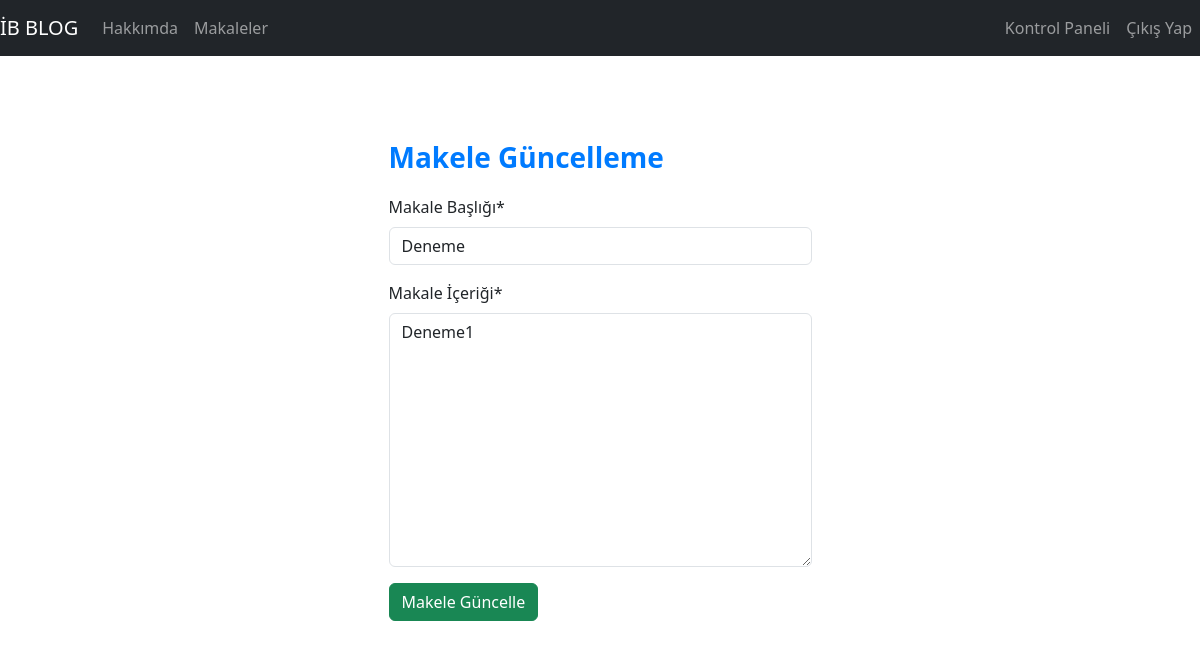
Page /articles/update/7/ (signed in) on the earlier database version.
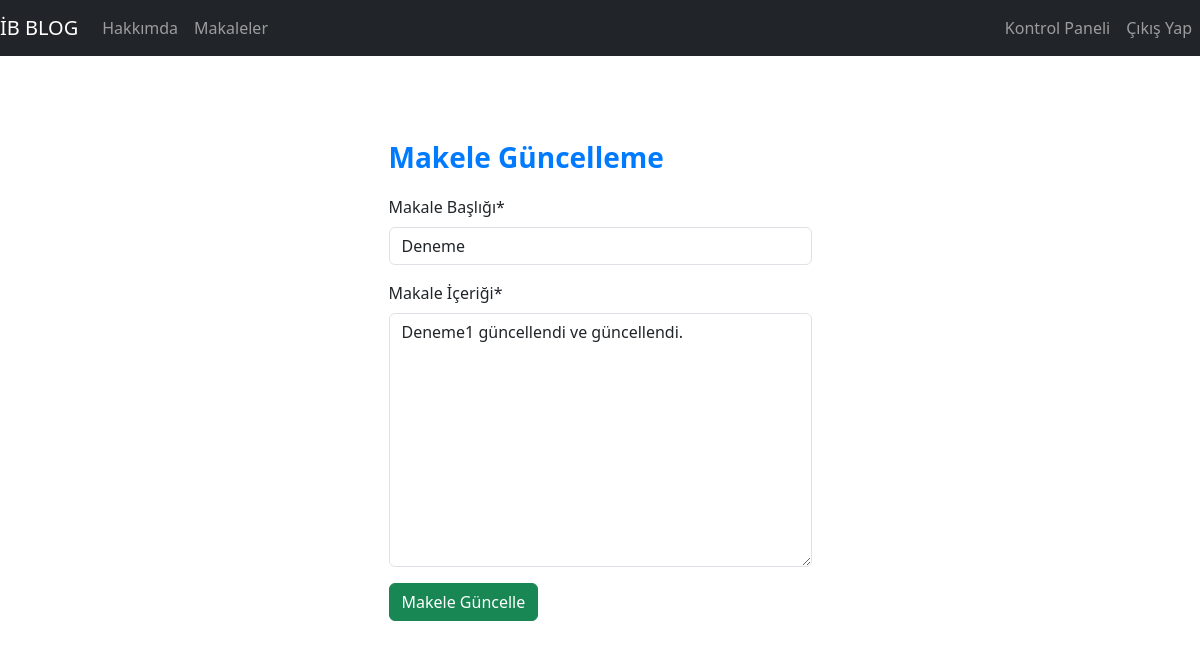
Same page on the later database version.
### article/models.py (models this page shows, shortened)
class Article(models.Model):
    author = models.ForeignKey("auth.User", on_delete=models.CASCADE , verbose_name="Yazar")
    title = models.CharField(max_length=50, verbose_name="Başlık")
    content = RichTextField(verbose_name="İçerik")
    created_date = models.DateTimeField(auto_now_add=True, verbose_name="Oluşturulma Tarihi")
    class Meta:
        ordering = ["-created_date"]

### article/views.py (the view)
# urls.py: path('update/<int:id>/',views.edit_article, name="update"),
@login_required(login_url="user:login")
def edit_article(request, id):
    article = get_object_or_404(Article, id = id , author = request.user)
    if request.method == "POST":
        form = forms.AddArticleForm(request.POST)
        if form.is_valid():
            article.title = form.cleaned_data['title']
            article.content = form.cleaned_data['content']
            article.save()
            messages.success(request, "Makale başarıyla güncellendi.")
            return redirect("article:dashboard")
    else:
        form = forms.AddArticleForm(initial={"title":article.title, "content":article.content})
    context = {
        "article": article,
        "form" : form
    }
    return render(request, "edit_article.html", context)

### article/forms.py
class AddArticleForm(forms.Form):
    title = forms.CharField(label ="Makale Başlığı")
    content = forms.CharField(label = "Makale İçeriği", widget=forms.Textarea)

### templates/edit_article.html (shortened to what this page needs)
{% extends "layout.html" %}
{% load crispy_forms_tags %}
{% block body %}
<div class="row">
    <div class="col-md-6 offset-md-3">
        <h3>Makele Güncelleme</h3>
        <form method="POST">
            {{form|crispy}}
            <button type="submit" class="btn btn-success">Makele Güncelle</button>
        </form>
    </div>
</div>
{% endblock body %}

Differences in the rows shown:
changed Article "Deneme": content "Deneme1" → "Deneme1 güncellendi ve güncellendi."
